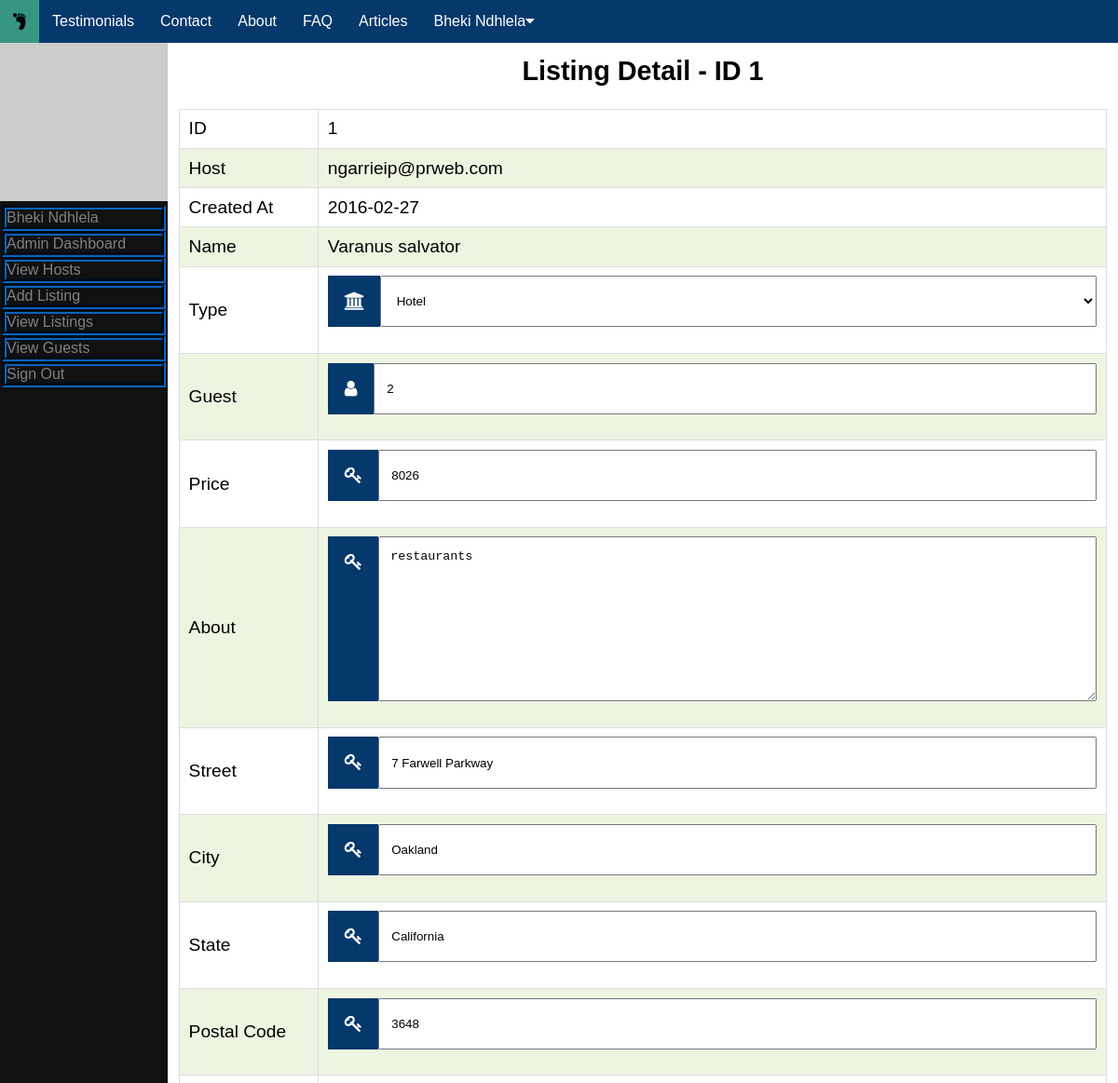
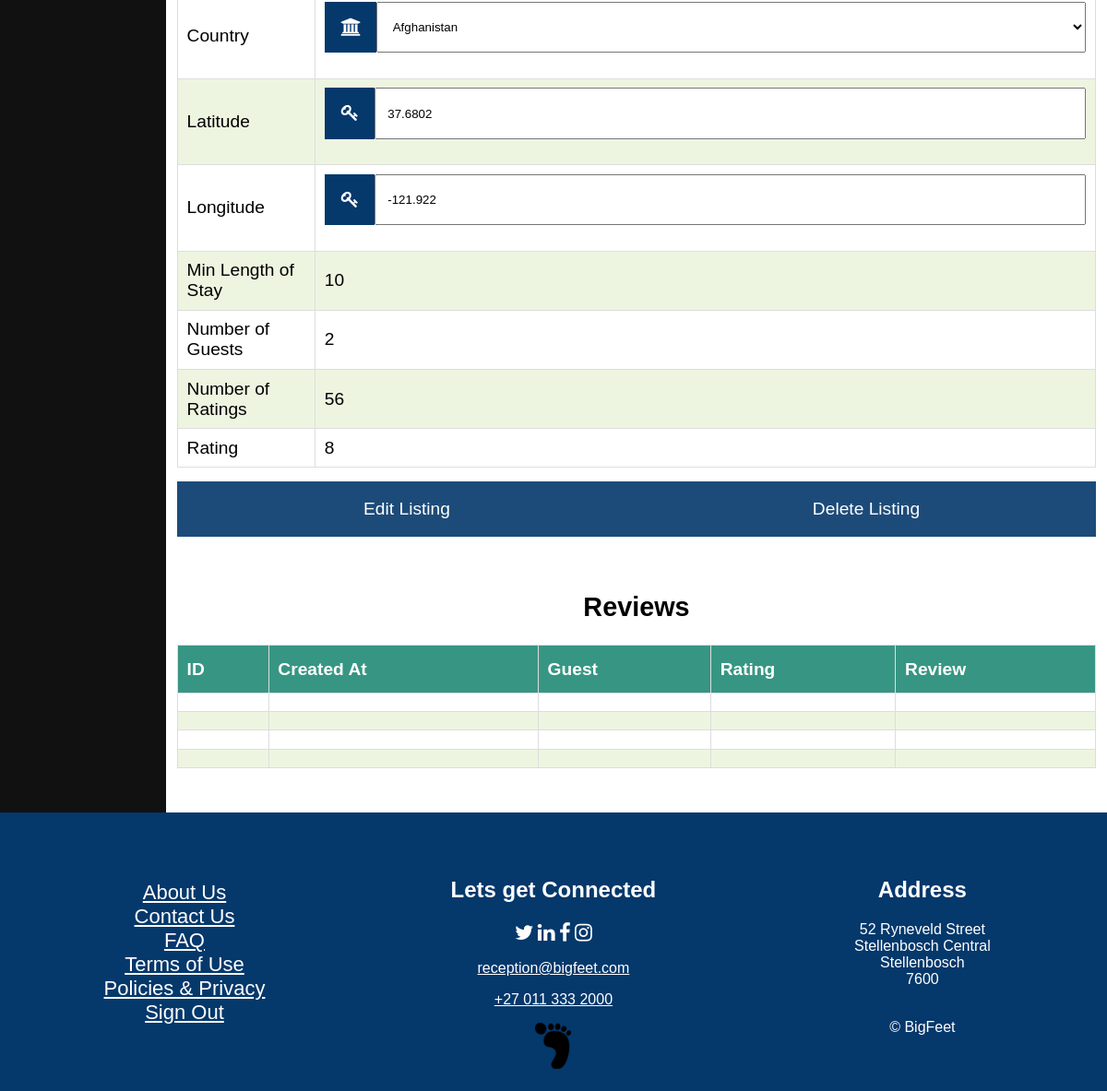
The page /admin/listing.php?id=1 (signed in) on the database its author committed (2 pictures, top to bottom).
### tables this page shows
CREATE TABLE `Listings` (
  `ID` int(11) NOT NULL,
  `Created_At` date NOT NULL,
  `Host` varchar(100) NOT NULL,
  `Name` varchar(100) NOT NULL,
  `Type` varchar(20) NOT NULL,
  `Pictures` varchar(400) DEFAULT NULL,
  `Price` int(11) NOT NULL,
  `Amenities` int(15) DEFAULT NULL,
  `About` varchar(255) DEFAULT NULL,
  `Street` varchar(100) NOT NULL,
  `State` varchar(100) NOT NULL,
  `City` varchar(100) NOT NULL,
  `Postal` varchar(50) NOT NULL,
  `Nationality` varchar(65) NOT NULL,
  `Latitude` float NOT NULL,
  `Longitude` float NOT NULL,
  `Available` tinyint(1) NOT NULL,
  `MinLength` int(11) DEFAULT NULL,
  `NumOfGuests` varchar(10) NOT NULL,
  `NumOfRatings` int(6) NOT NULL DEFAULT '0',
  `Rating` int(10) NOT NULL
);

### database/db.php (called while the page is built, shortened)
<?php
include __ROOT__ . '/database/classes/Listing.php';
class db
{
    public $dbh;
    public function __construct() {
        try {
            $this->dbh = new PDO('mysql:host=localhost;dbname=BigfeetDB', 'admin', 'GdIqnPv6j7wZ');
            $this->dbh->setAttribute(PDO::ATTR_ERRMODE, PDO::ERRMODE_EXCEPTION);
        } catch (PDOException $x) {
            $this->dbh = null;
            $this->message = $x->getMessage();
        }
    }
    public function getListing($id)
    {
        try {
            $sth = $this->dbh->prepare('SELECT * FROM Listings WHERE ID = :id');
            $sth->execute(array(':id' => $id));
            $sth->setFetchMode(PDO::FETCH_CLASS, 'Listing');
            $row = $sth->fetch();
        } catch (PDOException $x) {
            $this->message = $x->getMessage();
            return null;
        }
        return $row;
    }
}

### admin/listing.php (the view, shortened to what this page needs)
<?php
include '../partials/sidebar.php';
$db = new db();
$listing = $db->getListing($_GET['id']);
?>
<div class="main" style="padding-bottom: 350px;">
    <h2>Listing Detail - ID <?php echo $listing->ID; ?></h2>
    <form action="/database/DBClient.php" method="post">
        <table>
            <tbody>
            <tr>
                <td class="head">ID</td>
                <td><?php echo $listing->ID; ?></td>
            </tr>
            <tr>
                <td class="head">Host</td>
                <td><?php echo $listing->Host; ?></td>
            </tr>
            <tr>
                <td class="head">Created At</td>
                <td><?php echo $listing->Created_At; ?></td>
            </tr>
            <tr>
                <td class="head">Name</td>
                <td><?php echo $listing->Name; ?></td>
            </tr>
            <tr>
                <td class="head">Type</td>
                <td>
                    <div class="input-container" style="max-width: 100%;">
                        <i class="fa fa-institution icon"></i>
                        <select class="input-field" name="type" id="type">
                        <option value="0">Hotel</option>
                        </select>
                    </div>
                </td>
            </tr>
            <tr>
                <td class="head">Guest</td>
                <td>
                    <div class="input-container" style="max-width: 100%;">
                        <i class="fa fa-user icon"></i>
                        <input class="input-field" type="number" min="1" step="1" name="numg" value="<?php echo $listing->NumOfGuests; ?>">
                    </div>
                </td>
            </tr>
            <tr>
                <td class="head">Price</td>
                <td>
                    <div class="input-container" style="max-width: 100%;">
                        <i class="fa fa-key icon"></i>
                        <input class="input-field" type="number" min="1" step="1" name="price" value="<?php echo $listing->Price; ?>">
                    </div>
                </td>
            </tr>
            <tr>
                <td class="head">About</td>
                <td>
                    <div class="input-container" style="max-width: 100%;">
                        <i class="fa fa-key icon"></i>
                        <textarea name="about" id="" cols="30" class="input-field"
                                rows="10"><?php echo $listing->About; ?></textarea>
                    </div>
                </td>
            </tr>
            <tr>
                <td class="head">Street</td>
                <td>
                    <div class="input-container" style="max-width: 100%;">
                        <i class="fa fa-key icon"></i>
                        <input class="input-field" type="text" name="street" value="<?php echo $listing->Street; ?>">
                    </div>
                </td>
            </tr>
            <tr>
                <td class="head">City</td>
                <td>
                    <div class="input-container" style="max-width: 100%;">
                        <i class="fa fa-key icon"></i>
                        <input class="input-field" type="text" name="city" value="<?php echo $listing->City; ?>">
                    </div>
                </td>
            </tr>
            <tr>
                <td class="head">State</td>
                <td>
                    <div class="input-container" style="max-width: 100%;">
                        <i class="fa fa-key icon"></i>
                        <input class="input-field" type="text" name="state" value="<?php echo $listing->State; ?>">
                    </div>
                </td>
            </tr>
            <tr>
                <td class="head">Postal Code</td>
                <td>
                    <div class="input-container" style="max-width: 100%;">
                        <i class="fa fa-key icon"></i>
                        <input class="input-field" type="text" name="postal" value="<?php echo $listing->Postal; ?>">
                    </div>
                </td>
            </tr>
            <tr>
                <td class="head">Country</td>
                <td>
                <div class="input-container" style="max-width: 100%;">
                    <i class="fa fa-institution icon"></i>
                    <select class="input-field" name="nationality" required>
                        <option value="AF">Afghanistan</option>
                    </select>
                </div>
                </td>
            </tr>
            <tr>
                <td class="head">Latitude</td>
                <td>
                    <div class="input-container" style="max-width: 100%;">
                        <i class="fa fa-key icon"></i>
                        <input class="input-field" type="text" name="latitude" value="<?php echo $listing->Latitude; ?>">
                    </div>
                </td>
            </tr>
            <tr>
                <td class="head">Longitude</td>
                <td>
                    <div class="input-container" style="max-width: 100%;">
                        <i class="fa fa-key icon"></i>
                        <input class="input-field" type="text" name="longtitude" value="<?php echo $listing->Longitude; ?>">
                    </div>
                </td>
            </tr>
            <tr>
                <td class="head">Min Length of Stay</td>
                <td><?php echo $listing->MinLength; ?></td>
            </tr>
            <tr>
                <td class="head">Number of Guests</td>
                <td><?php echo $listing->NumOfGuests; ?></td>
            </tr>
            <tr>
                <td class="head">Number of Ratings</td>
                <td><?php echo $listing->NumOfRatings; ?></td>
            </tr>
            <tr>
                <td class="head">Rating</td>
                <td><?php echo $listing->Rating; ?></td>
            </tr>
            </tbody>
        </table>
        <div class="input-container" style="max-width: 100%; padding-top: 15px;">
            <button type="submit" class="btn" name="form" value="Edit Listing">Edit Listing</button>
            <button type="submit" class="btn" name="form" value="Delete Listing">Delete Listing</button>
        </div>
    </form>
</div>
<?php
include '../partials/footer.php';
?>

### assets/css/header.css (style rules this page uses)
html, html:before, html:after { box-sizing: inherit; }
body { margin: 0; }
body { font-family: Arial, Helvetica, sans-serif; }

### assets/css/forms.css (style rules this page uses)
.input-container { display: flex; width: 100%; max-width: 45%; margin: auto; margin-bottom: 0.9375em; }
.icon { padding: 0.9375em; background: #05386B; color: white; min-width: 1.5625em; text-align: center; }
.input-field { width: 100%; padding: 0.9375em; outline: none; }
h2 { text-align: center; padding-top: 1.25em; }
.btn { background-color: #05386B; color: white; padding: 0.9375em 1.25em; border: none; cursor: pointer; width: 100%; height: 3.125em; opacity: 0.9; max-width: 100%; font-size: 1em; text-align: center; line-height: 1.25em; }

### assets/css/signout.css (style rules this page uses)
:root { --modal-duration: 12s; --modal-color: #05386B; }

### assets/css/about-us.css (style rules this page uses)
html { box-sizing: border-box; }
*, *:before, *:after { box-sizing: inherit; }

### assets/css/faq.css (style rules this page uses)
.input-container { display: flex; width: 100%; max-width:45%; margin: auto; margin-bottom: 0.9375em; }
.btn { background-color: #05386B; color: white; padding: 0.9375em 1.25em; border: none; cursor: pointer; width: 100%; height: 3.125em; opacity: 0.9; max-width: 100%; font-size: 1em; text-align: center; line-height: 1.25em; }

### assets/css/index.css (style rules this page uses)
body, html { height: 100%; }
* { box-sizing: border-box; }
body, html { height: 100%; font-family: Arial, Helvetica, sans-serif; }

### assets/css/terms-legal.css (style rules this page uses)
html { box-sizing: border-box; }
*, *:before, *:after { box-sizing: inherit; }

### assets/css/view.css (style rules this page uses)
html { box-sizing: border-box; }
*, *:before, *:after { box-sizing: inherit; }

### assets/css/results.css (style rules this page uses)
body { background-color: #FFFFFF; }

### assets/css/sidebar.css (style rules this page uses)
.main { margin: 0; font-size: 1.2em; padding: 0 0.625em; }
@media screen and (min-width:  37.5em) { .main { width: 85%; float: right; } }

### assets/css/tables.css (style rules this page uses)
table { border-collapse: collapse; width: 100%; }
td, th { border: 0.0625em solid #ddd; padding: 0.5em; }
tr:nth-child(even) { background-color: #EDF5E1; }

### admin/listing.php (style rules this page uses)
.head { width: 15%; }

### rows shown on the page
listings: ID "1", Host "ngarrieip@prweb.com", Created_At "2016-02-27", Name "Varanus salvator", numg "2", price "8026", about "restaurants", street "7 Farwell Parkway", city "Oakland", state "California", postal "3648", latitude "37.6802", longtitude "-121.922", MinLength "10", NumOfGuests "2", NumOfRatings "56", Rating "8"

### other values the page prints
$_SESSION['user']->Name "Bheki"
$_SESSION['user']->Surname "Ndhlela"
